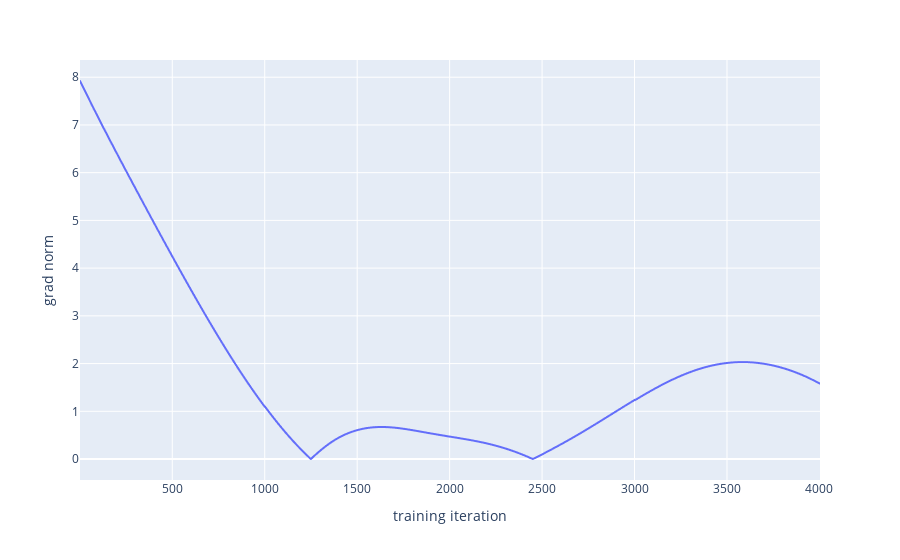

Notebook source saved alongside this figure:
### Markdown cell above
## Plot gradient change history

### Code cell
x = np.arange(1, len(training_data) + 1)
y = np.array(grad_change_history)

fig = px.line(x=x, y=y, labels={'x':'training iteration', 'y':'grad norm'})
fig.show()

### Figure 1 — Plotly figure (JSON) as saved in the notebook; plotly's stock layout.template omitted (floating-point values rounded to 4 significant figures; data arrays with more than 128 entries replaced by an {"elided": "..."} marker saying what was removed)
{"data": [{"hovertemplate": "training iteration=%{x}<br>grad norm=%{y}<extra></extra>", "legendgroup": "", "line": {"color": "#636efa", "dash": "solid"}, "marker": {"symbol": "circle"}, "mode": "lines", "name": "", "showlegend": false, "type": "scattergl", "x": {"elided": "4003 int values"}, "xaxis": "x", "y": {"elided": "4003 float values"}, "yaxis": "y"}], "layout": {"legend": {"tracegroupgap": 0}, "margin": {"t": 60}, "xaxis": {"anchor": "y", "domain": [0.0, 1.0], "title": {"text": "training iteration"}}, "yaxis": {"anchor": "x", "domain": [0.0, 1.0], "title": {"text": "grad norm"}}}}
